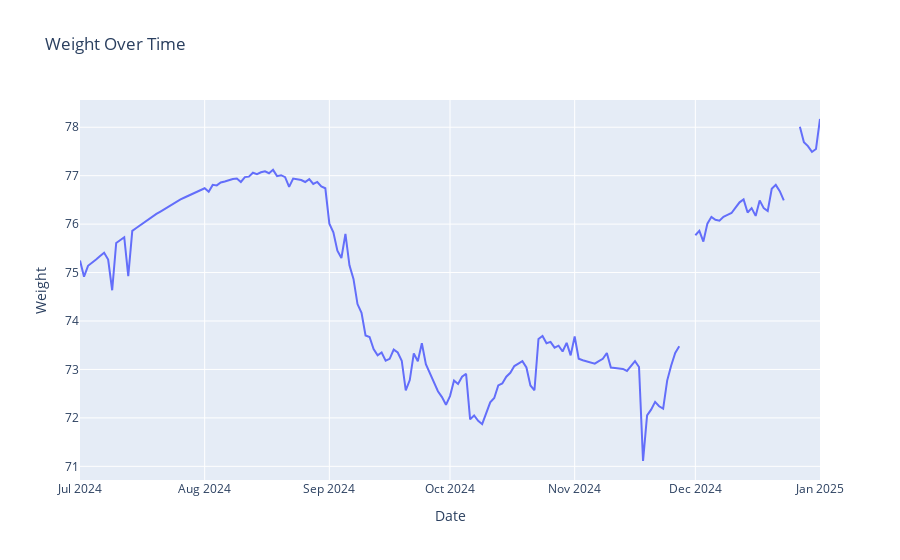

Here is the notebook cell this chart was saved with:
### Code cell
# Line plot for weight over time
fig_steps = px.line(
    fitness_data, x='date', y='weight_kg', title='Weight Over Time', labels={'weight_kg': 'Weight', 'date': 'Date'})
fig_steps.show()

### Figure 1 — Plotly figure (JSON) as saved in the notebook; plotly's stock layout.template omitted (floating-point values rounded to 4 significant figures; data arrays with more than 128 entries replaced by an {"elided": "..."} marker saying what was removed)
{"data": [{"hovertemplate": "Date=%{x}<br>Weight=%{y}<extra></extra>", "legendgroup": "", "line": {"color": "#636efa", "dash": "solid"}, "marker": {"symbol": "circle"}, "mode": "lines", "name": "", "orientation": "v", "showlegend": false, "type": "scatter", "x": {"elided": "185 str values"}, "xaxis": "x", "y": {"elided": "185 float values"}, "yaxis": "y"}], "layout": {"legend": {"tracegroupgap": 0}, "title": {"text": "Weight Over Time"}, "xaxis": {"anchor": "y", "domain": [0, 1], "title": {"text": "Date"}}, "yaxis": {"anchor": "x", "domain": [0, 1], "title": {"text": "Weight"}}}}
